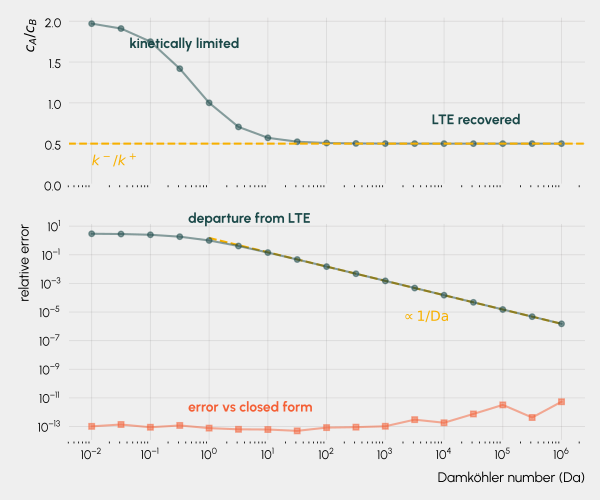

This chart was generated by the following Python code:
"""Verification of Model 1 against the closed-form two-slab solution, and of the
approach to LTE as the Damkoehler number grows.

Backs Sec. "Recovery of LTE in the fast-kinetics limit" and Sec. "Analytical
steady-state solutions" of the paper. Produces:

  - verification_lte_limit.csv : the raw table
  - verification_lte_limit.pdf : error against Da

Two quantities are reported per Da:

  err_analytical : relative difference between the FESTIM interfacial
                   concentrations and the closed form of analytical_solution.py.
                   This is a code-verification number and should sit at
                   round-off (P1 elements are nodally exact for the piecewise
                   linear steady profile).
  err_lte        : relative departure of the interfacial ratio c_A/c_B from the
                   LTE value k_minus/k_plus. This is a modelling number and
                   should decay as 1/Da.
"""

import matplotlib

matplotlib.use("Agg")

import matplotlib.pyplot as plt
import morethemes as mt
import numpy as np

from analytical_solution import solution
from example_usage import run_model

# same configuration as parametric_study.py
D_A = 0.5
D_B = 1.0
alpha = 0.5  # k_minus / k_plus
x_interface = 0.5
c_0 = 2.0
c_L = 1.0

L_A = x_interface
L_B = 1.0 - x_interface

COLUMNS = "Da,k_plus,c_A_num,c_B_num,c_A_ana,c_B_ana,err_analytical,err_lte"


def sweep(all_da):
    """Solve the steady two-slab problem at each Da and compare with the closed
    form. Returns one row per Da, with the columns of COLUMNS."""
    rows = []
    for da in all_da:
        k_plus = da * D_A / L_A
        k_minus = alpha * k_plus

        model = run_model(
            D_A, D_B, k_plus, k_minus, x_interface, c_0, c_L, transient=False
        )

        c_A_num = model.exports[0].data[-1][-1]
        c_B_num = model.exports[1].data[-1][0]

        c_A_ana, c_B_ana, _ = solution(
            c_0=c_0,
            c_L=c_L,
            D_A=D_A,
            D_B=D_B,
            L_A=L_A,
            L_B=L_B,
            k_plus=k_plus,
            k_minus=k_minus,
        )

        err_analytical = max(
            abs(c_A_num - c_A_ana) / abs(c_A_ana),
            abs(c_B_num - c_B_ana) / abs(c_B_ana),
        )
        err_lte = abs(c_A_num / c_B_num - alpha) / alpha

        rows.append(
            (da, k_plus, c_A_num, c_B_num, c_A_ana, c_B_ana, err_analytical, err_lte)
        )
        print(
            f"Da={da:10.3e}  c_A={c_A_num:.8f} ({c_A_ana:.8f})  "
            f"c_B={c_B_num:.8f} ({c_B_ana:.8f})  "
            f"err_ana={err_analytical:.3e}  err_lte={err_lte:.3e}"
        )

    return np.array(rows)


def plot(rows, filename):
    """Two panels on a shared Da axis, labelled in the figure rather than in a
    legend box: (a) the interfacial ratio approaching its LTE value, (b) the
    rate at which it gets there.
    """
    mt.set_theme("urban")
    plt.rcParams["axes.prop_cycle"] = plt.cycler(
        color=["#1a4848", "#f7b000", "#f46036", "#c9f2c7", "#aceca1"]
    )
    plt.rcParams["axes.spines.top"] = False
    plt.rcParams["axes.spines.right"] = False

    da, err_ana, err_lte = rows[:, 0], rows[:, 6], rows[:, 7]
    ratio = rows[:, 2] / rows[:, 3]

    fig, (ax_ratio, ax_err) = plt.subplots(
        2, 1, figsize=(6, 5), sharex=True, height_ratios=[1, 1.3]
    )

    # (a) the physical readout
    ax_ratio.semilogx(da, ratio, marker="o", markersize=4, alpha=0.5, color="C0")
    ax_ratio.axhline(y=alpha, color="C1", linestyle="--")
    ax_ratio.annotate(
        "$k^-/k^+$",
        xy=(da[0], alpha),
        xytext=(0, -16),
        textcoords="offset points",
        color="C1",
        weight="bold",
    )
    ax_ratio.annotate(
        "kinetically limited",
        xy=(da[1], ratio[1]),
        xytext=(6, -14),
        textcoords="offset points",
        color="C0",
        weight="bold",
    )
    ax_ratio.annotate(
        "LTE recovered",
        xy=(da[-4], ratio[-4]),
        xytext=(-30, 14),
        textcoords="offset points",
        color="C0",
        weight="bold",
    )
    ax_ratio.set_ylim(bottom=0)
    ax_ratio.set_ylabel("$c_A/c_B$")

    # (b) the convergence rate. 1/Da guide anchored on the last point so that it
    # lies on the asymptote rather than on the pre-asymptotic first point
    asymptotic = da >= 1
    ax_err.loglog(
        da[asymptotic],
        err_lte[-1] * da[-1] / da[asymptotic],
        linestyle="--",
        color="C1",
    )
    ax_err.annotate(
        r"$\propto 1/\mathrm{Da}$",
        xy=(da[-4], err_lte[-1] * da[-1] / da[-4]),
        xytext=(-52, -14),
        textcoords="offset points",
        color="C1",
        weight="bold",
    )

    ax_err.loglog(da, err_lte, marker="o", markersize=4, alpha=0.5, color="C0")
    ax_err.annotate(
        "departure from LTE",
        xy=(da[3], err_lte[3]),
        xytext=(6, 10),
        textcoords="offset points",
        color="C0",
        weight="bold",
    )

    ax_err.loglog(da, err_ana, marker="s", markersize=4, alpha=0.5, color="C2")
    ax_err.annotate(
        "error vs closed form",
        xy=(da[3], err_ana[3]),
        xytext=(6, 10),
        textcoords="offset points",
        color="C2",
        weight="bold",
    )

    ax_err.set_xlabel("Damköhler number (Da)")
    ax_err.set_ylabel("relative error")

    fig.tight_layout()
    fig.savefig(filename)


if __name__ == "__main__":
    rows = sweep(np.logspace(-2, 6, 17))

    # observed order of convergence of err_lte in 1/Da between successive points
    order = np.log(rows[:-1, 7] / rows[1:, 7]) / np.log(rows[1:, 0] / rows[:-1, 0])
    print("\nobserved order in 1/Da (successive pairs):")
    for da_lo, da_hi, p in zip(rows[:-1, 0], rows[1:, 0], order):
        print(f"  {da_lo:9.2e} -> {da_hi:9.2e} : p = {p:.4f}")

    np.savetxt(
        "verification_lte_limit.csv",
        rows,
        delimiter=",",
        header=COLUMNS,
        comments="",
    )
    plot(rows, "verification_lte_limit.pdf")
